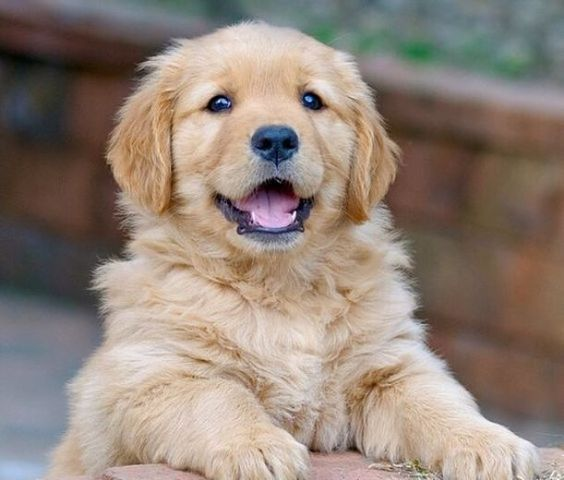
#> input picture dog.jpg, 564 x 480 px
$ jupyter execute 2.ipynb
#> lines starting #> are read from the running program, lines starting #| are printed output that depends on the picture; after the words box and inside, x2 and y2 are one past the last pixel; in counts of white or black regions, pixels touching at a corner belong together
[cell 1]
import cv2

[cell 2]
import numpy as np

[cell 3]
dog_img = cv2.imread("dog.jpg")
#> dog_img is the input picture: shape (480, 564, 3); mean B, G, R 121.1, 131.9, 146.7

[cell 4]
dog = cv2.resize(dog_img,(512,512))
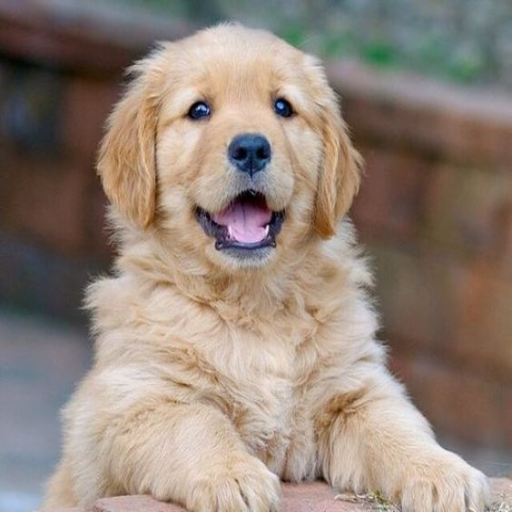
#> dog: shape (512, 512, 3); mean B, G, R 121, 131.8, 146.6

[cell 5]
# display image
cv2.imshow("Title",dog_img)
cv2.waitKey()
cv2.destroyAllWindows()

[cell 6]
dog_crop = dog_img[13:292:,95:380]
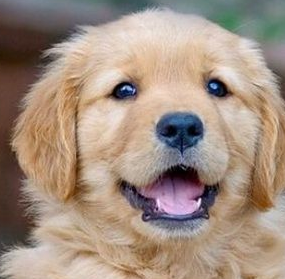
#> dog_crop: shape (279, 285, 3); mean B, G, R 129, 143.5, 163

[cell 7]
# display image
cv2.imshow("Title",dog_crop)
cv2.waitKey()
cv2.destroyAllWindows()

[cell 8]
monkey_img = cv2.imread("monkey.jpg")
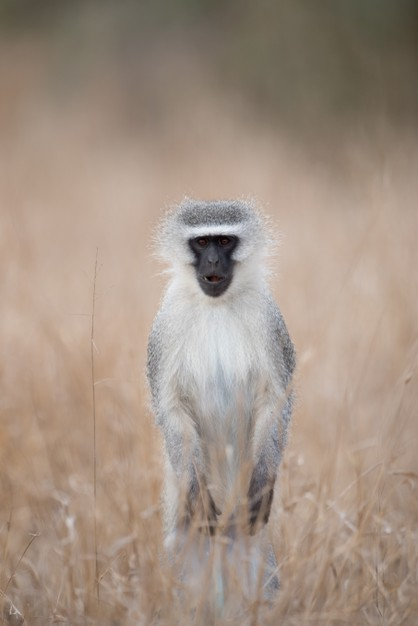
#> input picture monkey.jpg, 418 x 626 px
#> monkey_img is the input picture: shape (626, 418, 3); mean B, G, R 132.6, 146, 162.6

[cell 9]
monkey= cv2.resize(monkey_img,(512,512))
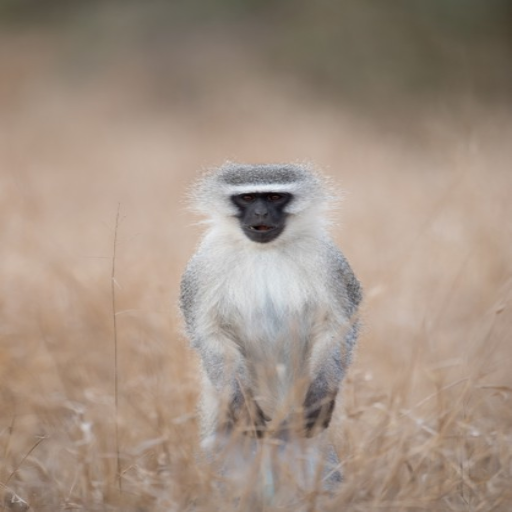
#> monkey: shape (512, 512, 3); mean B, G, R 132.5, 145.9, 162.5

[cell 10]
# display image
cv2.imshow("Title",monkey_img)
cv2.waitKey()
cv2.destroyAllWindows()

[cell 11]
monkey_crop = monkey_img[180:350,145:300 ]
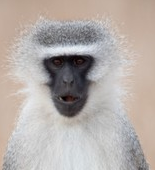
#> monkey_crop: shape (170, 155, 3); mean B, G, R 169.1, 173.1, 180.9

[cell 12]
# display image
cv2.imshow("Title",monkey_crop)
cv2.waitKey()
cv2.destroyAllWindows()

[cell 13]
dog_img[180:350,145:300 ] = monkey_crop
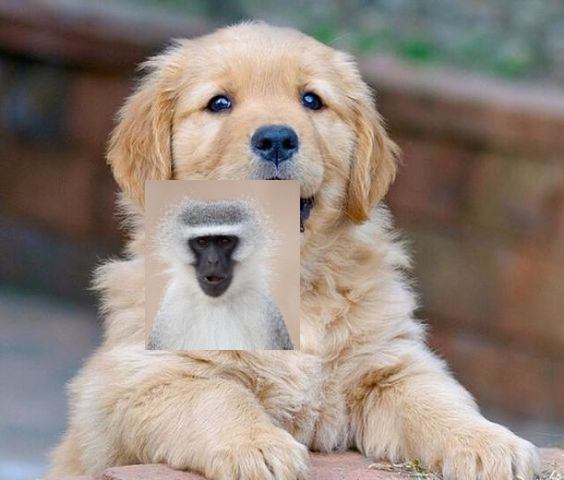
#> dog_img: shape (480, 564, 3); 9.73% of pixels changed, all inside (x1, y1, x2, y2) = (145, 180, 300, 350)

[cell 14]
# display image
cv2.imshow("Title",dog_img)
cv2.waitKey()
cv2.destroyAllWindows()

[cell 15]
join = cv2.hconcat([dog,monkey])
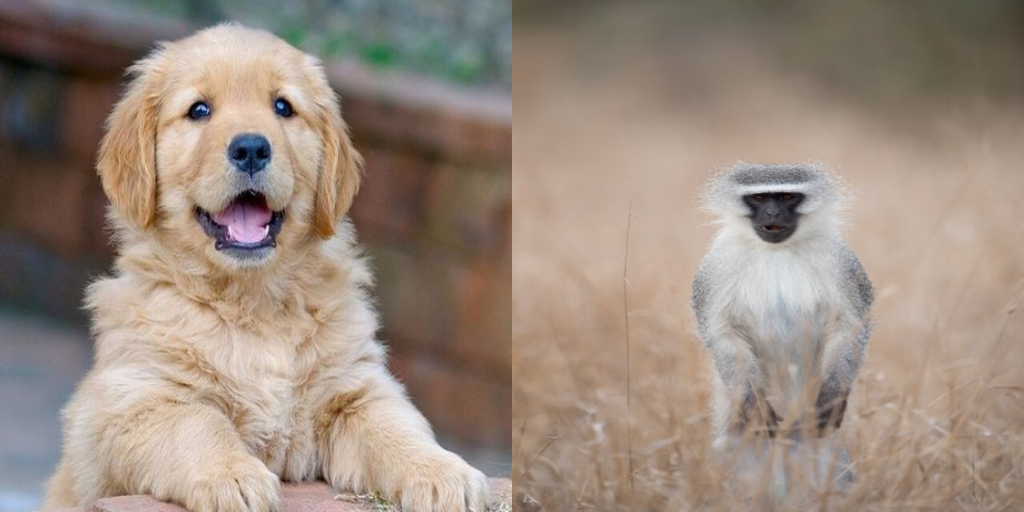
#> join: shape (512, 1024, 3); mean B, G, R 126.7, 138.8, 154.6

[cell 16]
# display image
cv2.imshow("Title",join)
cv2.waitKey()
cv2.destroyAllWindows()

[cell 17]
dog_img.shape
#> Out = (480, 564, 3)
